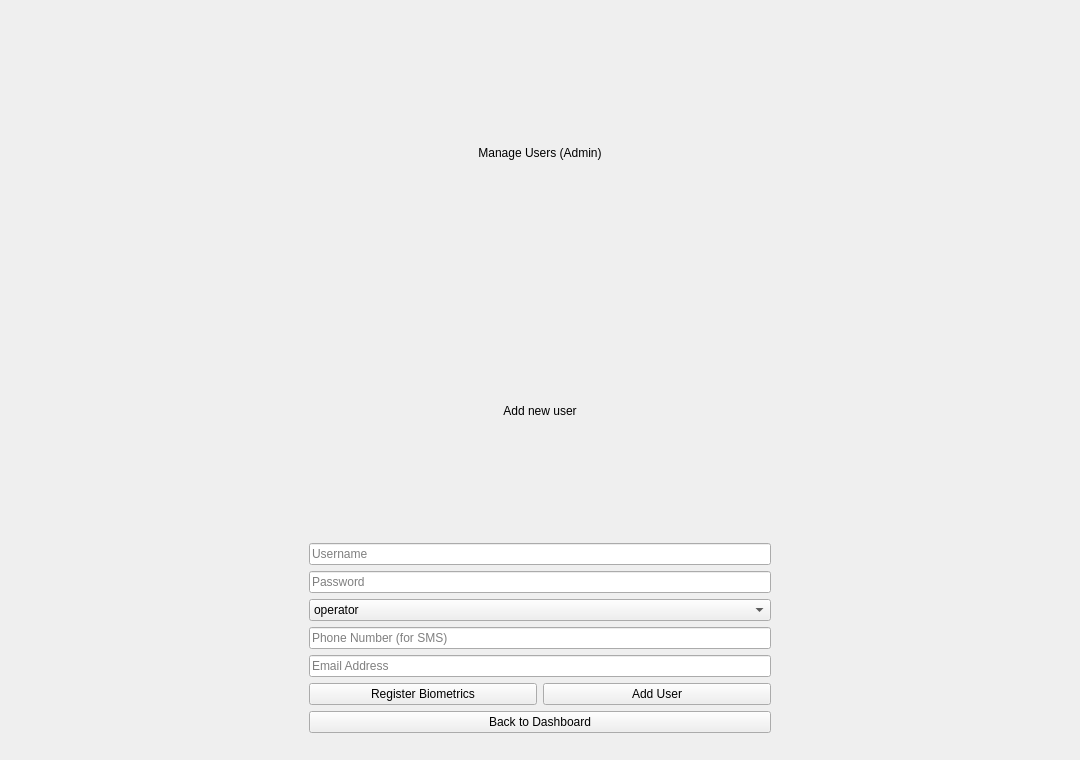
<?xml version="1.0" encoding="UTF-8"?>
<ui version="4.0">
 <class>ManageUsersWindow</class>
 <widget class="QMainWindow" name="ManageUsersWindow">
  <property name="geometry">
   <rect>
    <x>0</x>
    <y>0</y>
    <width>1080</width>
    <height>760</height>
   </rect>
  </property>
  <property name="windowTitle">
   <string>Hack0 - Manage Users</string>
  </property>
  <widget class="QWidget" name="centralwidget">
   <layout class="QVBoxLayout" name="verticalLayout">
    <item>
     <widget class="QFrame" name="rootPanel">
      <layout class="QVBoxLayout" name="verticalLayout_2">
       <item alignment="Qt::AlignHCenter">
        <widget class="QFrame" name="card">
         <property name="minimumSize">
          <size>
           <width>480</width>
           <height>0</height>
          </size>
         </property>
         <layout class="QVBoxLayout" name="verticalLayout_3">
          <item>
           <widget class="QLabel" name="titleLabel">
            <property name="text"><string>Manage Users (Admin)</string></property>
            <property name="alignment"><set>Qt::AlignCenter</set></property>
           </widget>
          </item>
          <item>
           <widget class="QLabel" name="statusLabel">
            <property name="text"><string>Add new user</string></property>
            <property name="alignment"><set>Qt::AlignCenter</set></property>
           </widget>
          </item>
          <item>
           <widget class="QLineEdit" name="usernameInput">
            <property name="placeholderText"><string>Username</string></property>
           </widget>
          </item>
          <item>
           <widget class="QLineEdit" name="passwordInput">
            <property name="placeholderText"><string>Password</string></property>
           </widget>
          </item>
          <item>
           <widget class="QComboBox" name="roleComboBox">
            <item><property name="text"><string>operator</string></property></item>
            <item><property name="text"><string>analyst</string></property></item>
            <item><property name="text"><string>observer</string></property></item>
            <item><property name="text"><string>admin</string></property></item>
           </widget>
          </item>
          <item>
           <widget class="QLineEdit" name="phoneInput">
            <property name="placeholderText"><string>Phone Number (for SMS)</string></property>
           </widget>
          </item>
          <item>
           <widget class="QLineEdit" name="emailInput">
            <property name="placeholderText"><string>Email Address</string></property>
           </widget>
          </item>
          <item>
           <layout class="QHBoxLayout" name="horizontalLayout">
            <item>
             <widget class="QPushButton" name="registerBiometricButton">
              <property name="text"><string>Register Biometrics</string></property>
             </widget>
            </item>
            <item>
             <widget class="QPushButton" name="addUserButton">
              <property name="text"><string>Add User</string></property>
             </widget>
            </item>
           </layout>
          </item>
          <item>
           <widget class="QPushButton" name="backButton">
            <property name="text"><string>Back to Dashboard</string></property>
           </widget>
          </item>
         </layout>
        </widget>
       </item>
      </layout>
     </widget>
    </item>
   </layout>
  </widget>
 </widget>
 <resources/>
 <connections/>
</ui>
